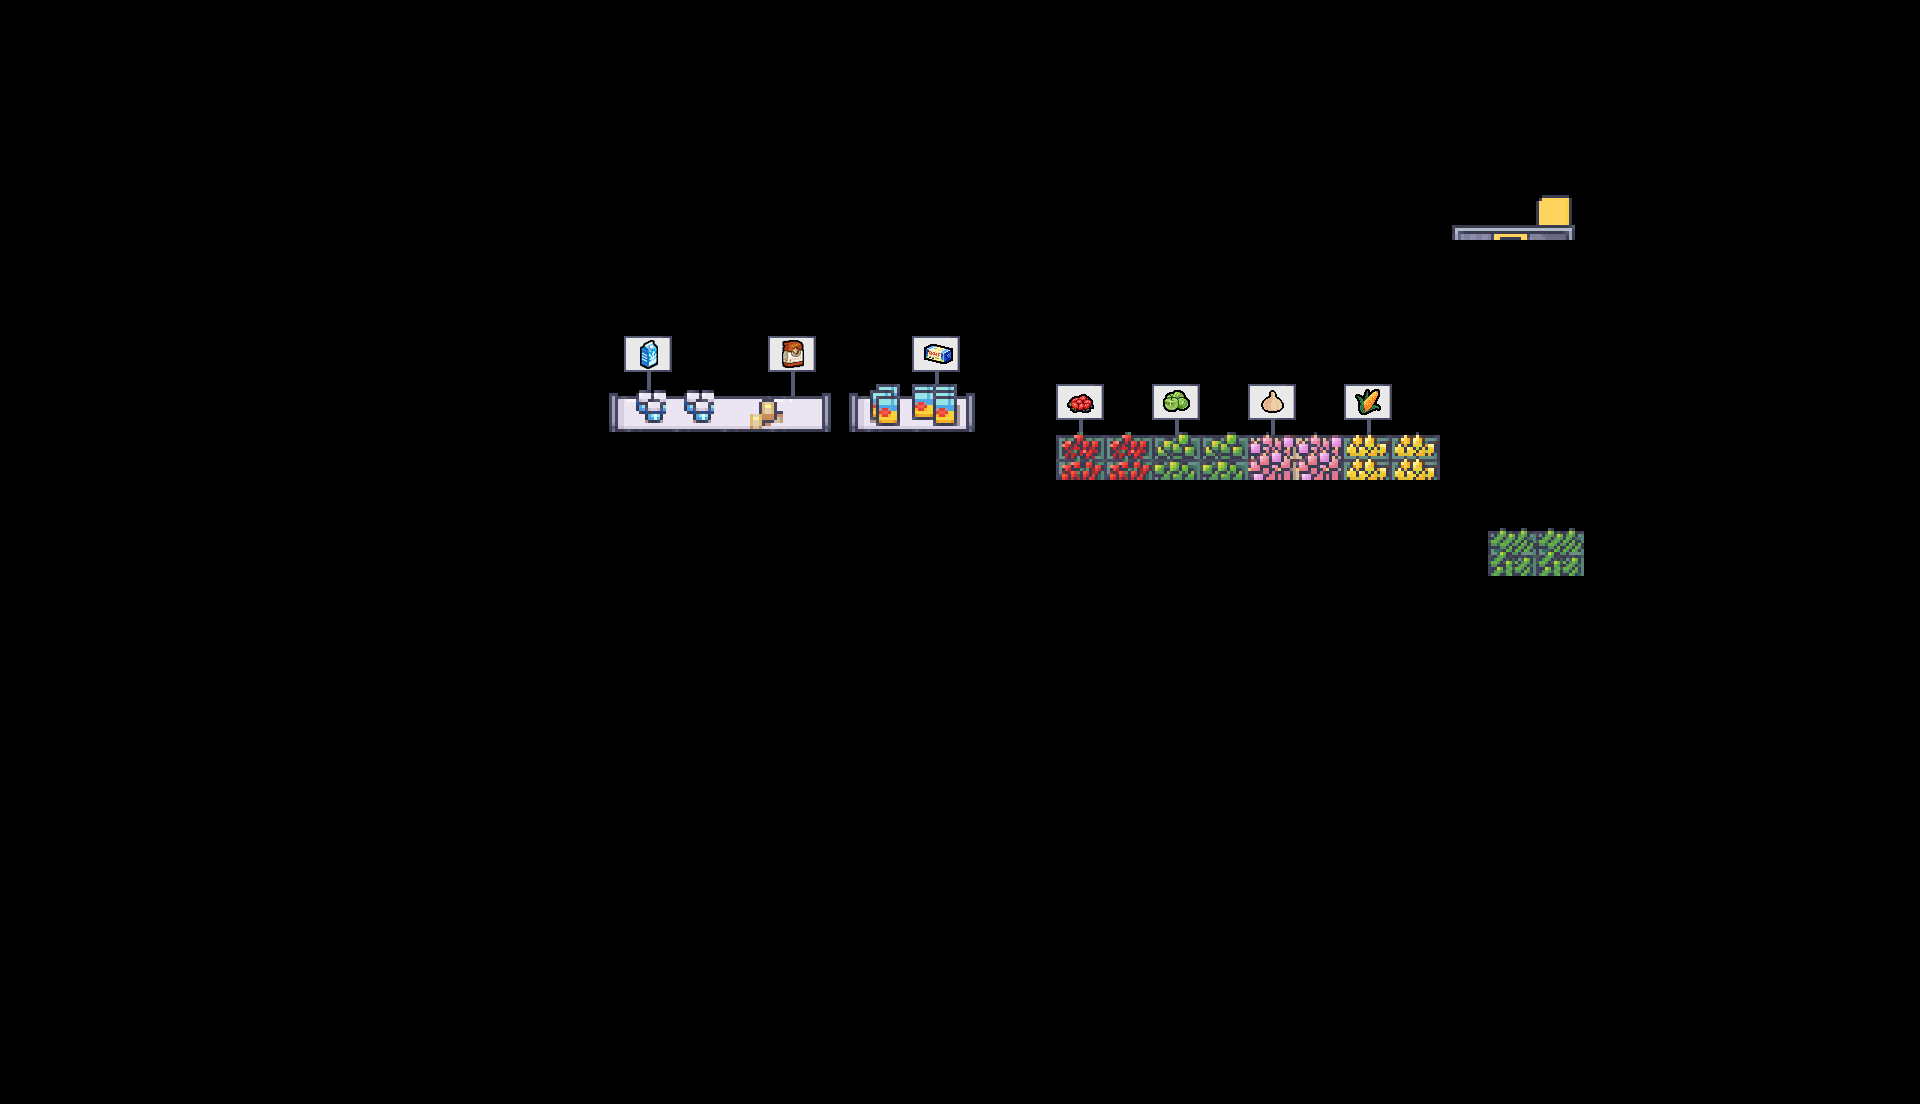

This is a level from a 2D game, rendered from its Tiled map with the project's own tilesets. A one-line summary and the map file follow, with tile-layer data summarised:
An orthogonal 40x23 tile map with 48x48 px tiles, 5 tile layers (cartel, deco_interior, shelfs, products, ...), 2 tilesets.

<map version="1.9" tiledversion="1.9.2" orientation="orthogonal" renderorder="right-down" width="40" height="23" tilewidth="48" tileheight="48" infinite="0" nextlayerid="25" nextobjectid="116">
 <tileset firstgid="1" source="16_Grocery_store_48x48.tsx" />
 <tileset firstgid="1249" source="signs.tsx" />
 <layer id="19" name="cartel" width="40" height="23">
  <data>[920 cells, 18 non-empty, 12 distinct tile ids]</data>
 </layer>
 <layer id="13" name="deco_interior" width="40" height="23">
  <data>[920 cells, 6 non-empty, 4 distinct tile ids]</data>
 </layer>
 <layer id="6" name="shelfs" width="40" height="23">
  <data>[920 cells, 14 non-empty, 8 distinct tile ids]</data>
 </layer>
 <layer id="7" name="products" width="40" height="23">
  <data>[920 cells, 16 non-empty, 10 distinct tile ids]</data>
 </layer>
 <layer id="11" name="decoration_above" width="40" height="23">
  <data>[920 cells, 0 non-empty, 0 distinct tile ids]</data>
 </layer>
</map>
